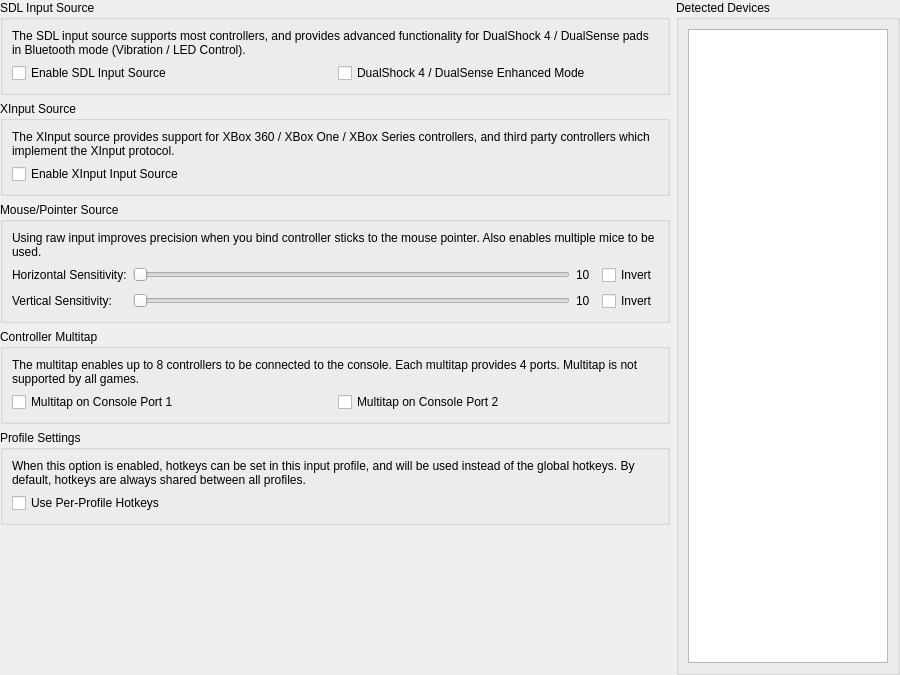
<?xml version="1.0" encoding="UTF-8"?>
<ui version="4.0">
 <class>ControllerGlobalSettingsWidget</class>
 <widget class="QWidget" name="ControllerGlobalSettingsWidget">
  <property name="geometry">
   <rect>
    <x>0</x>
    <y>0</y>
    <width>900</width>
    <height>675</height>
   </rect>
  </property>
  <property name="windowTitle">
   <string>Form</string>
  </property>
  <layout class="QGridLayout" name="mainLayout" columnstretch="1,0">
   <property name="leftMargin">
    <number>0</number>
   </property>
   <property name="topMargin">
    <number>0</number>
   </property>
   <property name="rightMargin">
    <number>0</number>
   </property>
   <property name="bottomMargin">
    <number>0</number>
   </property>
   <item row="0" column="0">
    <widget class="QGroupBox" name="groupBox">
     <property name="title">
      <string>SDL Input Source</string>
     </property>
     <layout class="QGridLayout" name="gridLayout_2">
      <item row="0" column="0" colspan="2">
       <widget class="QLabel" name="label_2">
        <property name="text">
         <string>The SDL input source supports most controllers, and provides advanced functionality for DualShock 4 / DualSense pads in Bluetooth mode (Vibration / LED Control).</string>
        </property>
        <property name="wordWrap">
         <bool>true</bool>
        </property>
       </widget>
      </item>
      <item row="1" column="0">
       <widget class="QCheckBox" name="enableSDLSource">
        <property name="text">
         <string>Enable SDL Input Source</string>
        </property>
       </widget>
      </item>
      <item row="1" column="1">
       <widget class="QCheckBox" name="enableSDLEnhancedMode">
        <property name="text">
         <string>DualShock 4 / DualSense Enhanced Mode</string>
        </property>
       </widget>
      </item>
     </layout>
    </widget>
   </item>
   <item row="1" column="0">
    <widget class="QGroupBox" name="groupBox_2">
     <property name="title">
      <string>XInput Source</string>
     </property>
     <layout class="QGridLayout" name="gridLayout_3">
      <item row="0" column="0">
       <widget class="QLabel" name="label_3">
        <property name="text">
         <string>The XInput source provides support for XBox 360 / XBox One / XBox Series controllers, and third party controllers which implement the XInput protocol.</string>
        </property>
        <property name="wordWrap">
         <bool>true</bool>
        </property>
       </widget>
      </item>
      <item row="1" column="0">
       <widget class="QCheckBox" name="enableXInputSource">
        <property name="text">
         <string>Enable XInput Input Source</string>
        </property>
       </widget>
      </item>
     </layout>
    </widget>
   </item>
   <item row="2" column="0">
    <widget class="QGroupBox" name="groupBox_5">
     <property name="title">
      <string>Mouse/Pointer Source</string>
     </property>
     <layout class="QGridLayout" name="gridLayout_6">
      <item row="2" column="1">
       <widget class="QSlider" name="pointerYScale">
        <property name="sizePolicy">
         <sizepolicy hsizetype="Expanding" vsizetype="Fixed">
          <horstretch>0</horstretch>
          <verstretch>0</verstretch>
         </sizepolicy>
        </property>
        <property name="minimumSize">
         <size>
          <width>150</width>
          <height>0</height>
         </size>
        </property>
        <property name="minimum">
         <number>1</number>
        </property>
        <property name="maximum">
         <number>30</number>
        </property>
        <property name="orientation">
         <enum>Qt::Horizontal</enum>
        </property>
       </widget>
      </item>
      <item row="0" column="0" colspan="4">
       <widget class="QLabel" name="label_7">
        <property name="text">
         <string>Using raw input improves precision when you bind controller sticks to the mouse pointer. Also enables multiple mice to be used.</string>
        </property>
        <property name="wordWrap">
         <bool>true</bool>
        </property>
       </widget>
      </item>
      <item row="2" column="3">
       <widget class="QCheckBox" name="pointerYInvert">
        <property name="text">
         <string>Invert</string>
        </property>
       </widget>
      </item>
      <item row="1" column="2">
       <widget class="QLabel" name="pointerXScaleLabel">
        <property name="sizePolicy">
         <sizepolicy hsizetype="Minimum" vsizetype="Preferred">
          <horstretch>0</horstretch>
          <verstretch>0</verstretch>
         </sizepolicy>
        </property>
        <property name="minimumSize">
         <size>
          <width>20</width>
          <height>0</height>
         </size>
        </property>
        <property name="text">
         <string>10</string>
        </property>
       </widget>
      </item>
      <item row="1" column="3">
       <widget class="QCheckBox" name="pointerXInvert">
        <property name="text">
         <string>Invert</string>
        </property>
       </widget>
      </item>
      <item row="2" column="0">
       <widget class="QLabel" name="label_6">
        <property name="text">
         <string>Vertical Sensitivity:</string>
        </property>
       </widget>
      </item>
      <item row="1" column="1">
       <widget class="QSlider" name="pointerXScale">
        <property name="sizePolicy">
         <sizepolicy hsizetype="Expanding" vsizetype="Fixed">
          <horstretch>0</horstretch>
          <verstretch>0</verstretch>
         </sizepolicy>
        </property>
        <property name="minimumSize">
         <size>
          <width>150</width>
          <height>0</height>
         </size>
        </property>
        <property name="minimum">
         <number>1</number>
        </property>
        <property name="maximum">
         <number>30</number>
        </property>
        <property name="orientation">
         <enum>Qt::Horizontal</enum>
        </property>
       </widget>
      </item>
      <item row="2" column="2">
       <widget class="QLabel" name="pointerYScaleLabel">
        <property name="sizePolicy">
         <sizepolicy hsizetype="Minimum" vsizetype="Preferred">
          <horstretch>0</horstretch>
          <verstretch>0</verstretch>
         </sizepolicy>
        </property>
        <property name="minimumSize">
         <size>
          <width>20</width>
          <height>0</height>
         </size>
        </property>
        <property name="text">
         <string>10</string>
        </property>
       </widget>
      </item>
      <item row="1" column="0">
       <widget class="QLabel" name="label_5">
        <property name="text">
         <string>Horizontal Sensitivity:</string>
        </property>
       </widget>
      </item>
     </layout>
    </widget>
   </item>
   <item row="3" column="0">
    <widget class="QGroupBox" name="groupBox_4">
     <property name="title">
      <string>Controller Multitap</string>
     </property>
     <layout class="QGridLayout" name="gridLayout_4">
      <item row="0" column="0" colspan="2">
       <widget class="QLabel" name="label">
        <property name="text">
         <string>The multitap enables up to 8 controllers to be connected to the console. Each multitap provides 4 ports. Multitap is not supported by all games.</string>
        </property>
        <property name="wordWrap">
         <bool>true</bool>
        </property>
       </widget>
      </item>
      <item row="1" column="0">
       <widget class="QCheckBox" name="multitapPort1">
        <property name="text">
         <string>Multitap on Console Port 1</string>
        </property>
       </widget>
      </item>
      <item row="1" column="1">
       <widget class="QCheckBox" name="multitapPort2">
        <property name="text">
         <string>Multitap on Console Port 2</string>
        </property>
       </widget>
      </item>
     </layout>
    </widget>
   </item>
   <item row="4" column="0">
    <widget class="QGroupBox" name="profileSettings">
     <property name="title">
      <string>Profile Settings</string>
     </property>
     <layout class="QGridLayout" name="gridLayout_5">
      <item row="0" column="0">
       <widget class="QLabel" name="label_4">
        <property name="text">
         <string>When this option is enabled, hotkeys can be set in this input profile, and will be used instead of the global hotkeys. By default, hotkeys are always shared between all profiles.</string>
        </property>
        <property name="wordWrap">
         <bool>true</bool>
        </property>
       </widget>
      </item>
      <item row="1" column="0">
       <widget class="QCheckBox" name="useProfileHotkeyBindings">
        <property name="text">
         <string>Use Per-Profile Hotkeys</string>
        </property>
       </widget>
      </item>
     </layout>
    </widget>
   </item>
   <item row="5" column="0">
    <spacer name="verticalSpacer">
     <property name="orientation">
      <enum>Qt::Vertical</enum>
     </property>
     <property name="sizeHint" stdset="0">
      <size>
       <width>20</width>
       <height>45</height>
      </size>
     </property>
    </spacer>
   </item>
   <item row="0" column="1" rowspan="6">
    <widget class="QGroupBox" name="groupBox_3">
     <property name="title">
      <string>Detected Devices</string>
     </property>
     <layout class="QGridLayout" name="gridLayout">
      <item row="0" column="0" colspan="2">
       <widget class="QListWidget" name="deviceList">
        <property name="minimumSize">
         <size>
          <width>200</width>
          <height>0</height>
         </size>
        </property>
        <property name="maximumSize">
         <size>
          <width>200</width>
          <height>16777215</height>
         </size>
        </property>
       </widget>
      </item>
     </layout>
    </widget>
   </item>
  </layout>
 </widget>
 <resources/>
 <connections/>
</ui>
